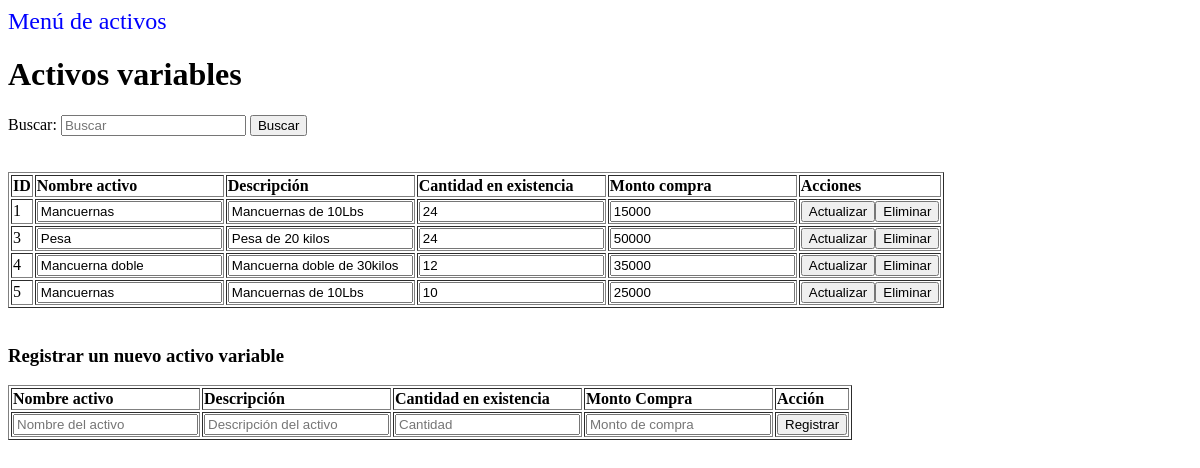
/view/listarActivosVariables.php, run on an earlier commit of the app's database.
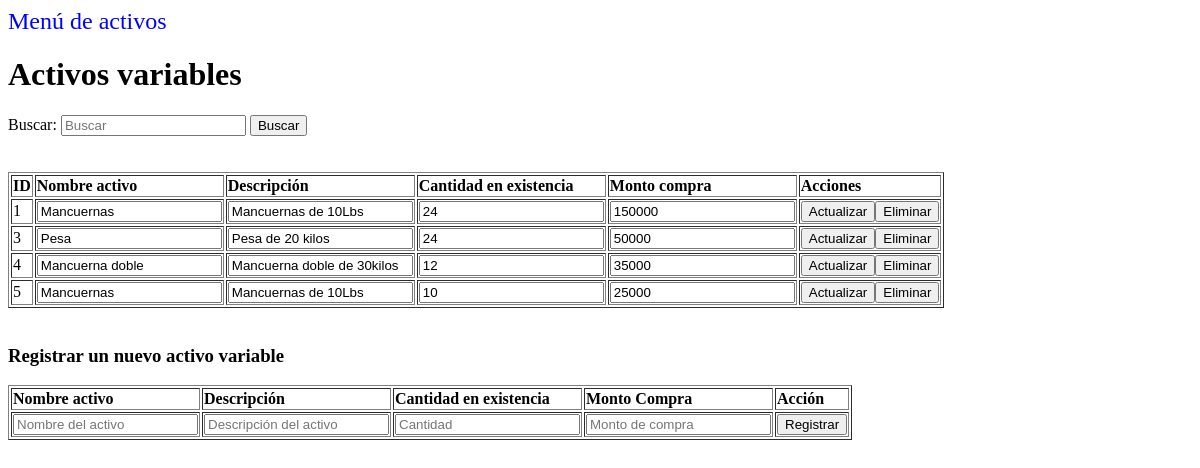
And on a later commit of the database.
### tables this page shows
CREATE TABLE `tbactivovariable` (
  `tbactivovariableid` int(11) NOT NULL,
  `tbactivovariablenombre` varchar(50) NOT NULL,
  `tbactivovariablecantidad` int(11) NOT NULL,
  `tbactivovariablemontocompra` float NOT NULL,
  `tbactivovariabledescripcion` varchar(200) NOT NULL,
  `tbactivovariableactivo` tinyint(1) NOT NULL
);

### data/activoVariableData.php (called while the page is built, shortened)
<?php
include '../domain/activoVariable.php';
class ActivoVariableData extends Data {
    public function buscarActivoVariable($palabra){
        $conn = mysqli_connect($this->server, $this->user, $this->password, $this->db);
        $conn->set_charset('UTF8');
        $querySelect = "SELECT * FROM tbactivovariable Where tbactivovariableid LIKE '%$palabra%' OR tbactivovariablenombre LIKE '%$palabra%' OR tbactivovariablecantidad LIKE '%$palabra%' OR tbactivovariabledescripcion LIKE '%$palabra%';";
        $result = mysqli_query($conn, $querySelect);
        $ActivosVariables = [];
        while ($row = mysqli_fetch_array($result)) {
            if($row['tbactivovariableactivo'] == 1){
                $currentActivo = new ActivoVariable($row['tbactivovariableid'],$row['tbactivovariablenombre'],
                                                    $row['tbactivovariabledescripcion'],$row['tbactivovariablecantidad'],
                                                    $row['tbactivovariablemontocompra'],$row['tbactivovariableactivo']);
                array_push($ActivosVariables, $currentActivo);
            }
        }
        return $ActivosVariables;
    }
}

### business/activoVariableBusiness.php (called while the page is built, shortened)
<?php
include '../data/activoVariableData.php';
class ActivoVariableBusiness {
    public function ActivoVariableBusiness() {
        $this->ActivoVariableData = new ActivoVariableData();
    }
    public function buscar($palabra) {
        return $this->ActivoVariableData-> buscarActivoVariable($palabra);
    }
}

### domain/activoVariable.php (called while the page is built, shortened)
<?php
class ActivoVariable {
	private $idTBActivo;
	private $nameTBActivo;
	private $descripcionTBActivo;
	private $cantidadTBActivo;
	private $montoCompraTBActivo;
	private $activoTBActivo;
	function ActivoVariable($idTBActivo, $nameTBActivo, $descripcionTBActivo, $cantidadTBActivo, $montoCompraTBActivo, $activoTBActivo) {
		$this->idTBActivo = $idTBActivo;
		$this->nameTBActivo = $nameTBActivo;
		$this->descripcionTBActivo = $descripcionTBActivo;
		$this->cantidadTBActivo = $cantidadTBActivo;
		$this->montoCompraTBActivo = $montoCompraTBActivo;
		$this->activoTBActivo = $activoTBActivo;
	}
	public function getIdTBActivo() {
		return $this->idTBActivo;
	}
	public function getNameTBActivo() {
		return $this->nameTBActivo;
	}
	public function getDescripcionTBActivo() {
		return $this->descripcionTBActivo;
	}
	public function getCantidadTBActivo() {
		return $this->cantidadTBActivo;
	}
	public function getMontoCompraTBActivo(){
		return $this->montoCompraTBActivo;
	}
	public function getActivoTBActivo() {
		return $this->activoTBActivo;
	}
}
?>

### view/listarActivosVariables.php (the view, shortened to what the changed rows need)
<?php include("../business/activoVariableBusiness.php"); ?>
<!DOCTYPE html>
<html>
<head>
</head>
<body>
    <h1>Activos variables</h1>
    <br></br>
    <div>
        <?php
        $campo = $_POST['campo'];
        $activoVariableBusiness = new ActivoVariableBusiness();
        $activos = $activoVariableBusiness->buscar($campo);
        if (!empty($activos)) {
        ?>
            <table border="1">
                <thead style="text-align: left;">
                    <tr>
                        <th>ID</th>
                        <th>Nombre activo</th>
                        <th>Descripción</th>
                        <th>Cantidad en existencia</th>
                        <th>Monto compra</th>
                        <th>Acciones</th>
                    </tr>
                </thead>
                <tbody>
                    <?php
                    foreach ($activos as $row) {
                        if ($row->getActivoTBActivo() == 1) {
                            echo '<form  method="POST" enctype="multipart/form-data" action="../business/activoVariableAction.php">';
                            echo '<tr>';
                            echo '<td>' . $row->getIdTBActivo() . '</td>';
                            echo '<td><input  type="text" name="name" id="name" value="' . $row->getNameTBActivo() . '"/></td>';
                            echo '<td><input  type="text" name="descripcion" id="descripcion" value="' . $row->getDescripcionTBActivo() . '"/></td>';
                            echo '<td><input class="mascaracantidad" type="text" name="cantidad" id="cantidad" value="' . $row->getCantidadTBActivo() . '"/></td>';
                            echo '<td><input type="text" class="mascaramonto" name="montoCompra" id="montoCompra" value="' . $row->getMontoCompraTBActivo() . '"/></td>';
                            echo '<td><input type="submit" name="actualizar" id="actualizar" value="Actualizar" onclick="return confirmarAccionModificar()"/>';
                            echo '<input type="submit" name="eliminar" id="eliminar" value="Eliminar" onclick="return confirmarAccionEliminar()"/></td>';
                            echo '</tr>';
                            echo '</form>';
                        }
                    }
                    ?>
                </tbody>
            </table>
        <?php
        } else {
            echo '<p style="color: red">SIN RESULTADOS: No hay activos variables registrados!</p>';
        }
        ?>
    </div><br>
    <div>
        <form method="POST" id="direccionform" action="../business/activoVariableAction.php">
            <table border="1">
                <thead style="text-align: left;">
                    <th>Nombre activo</th>
                    <th>Descripción</th>
                    <th>Cantidad en existencia</th>
                    <th>Monto Compra</th>
                    <th>Acción</th>
                </thead>
            </table>
        </form>
    </div>
</body>
</html>

What changed in the data, as far as the page shows it:
changed tbactivovariable id 1: montoCompra "15000" → "150000"
